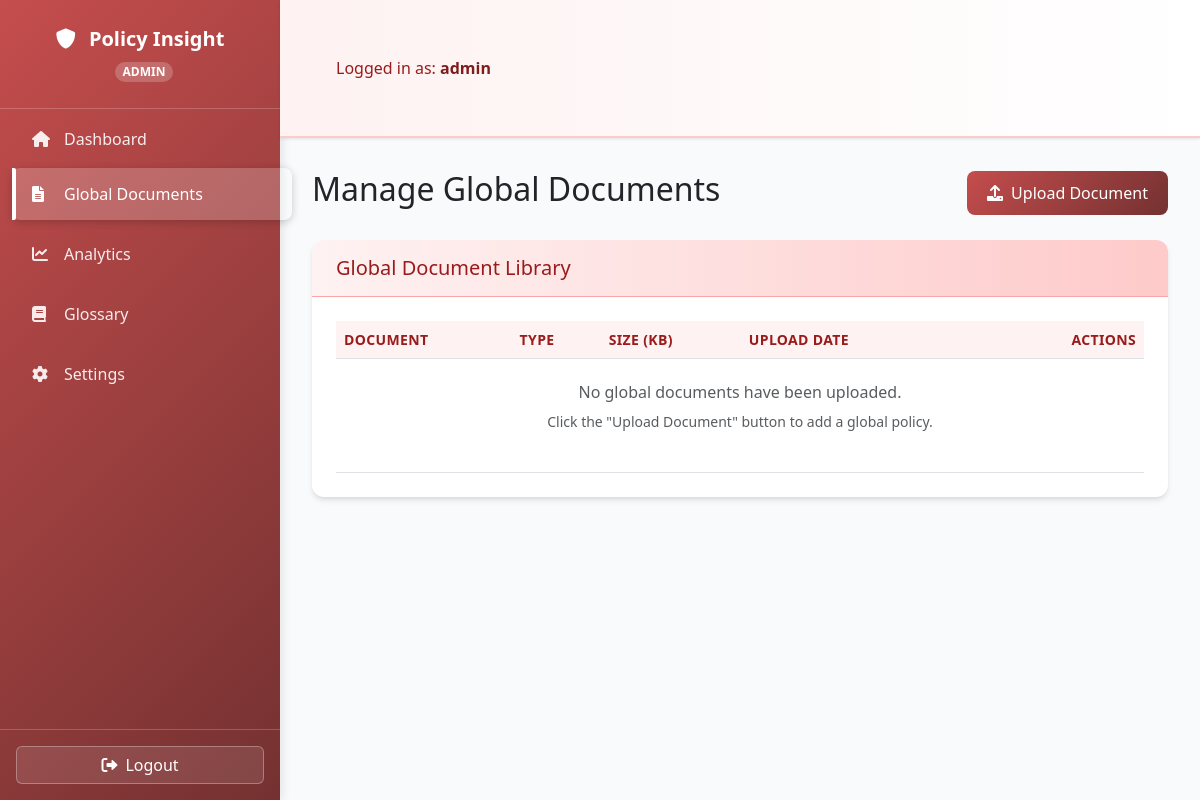
/admin/documents (signed in), run on an earlier commit of the app's database.
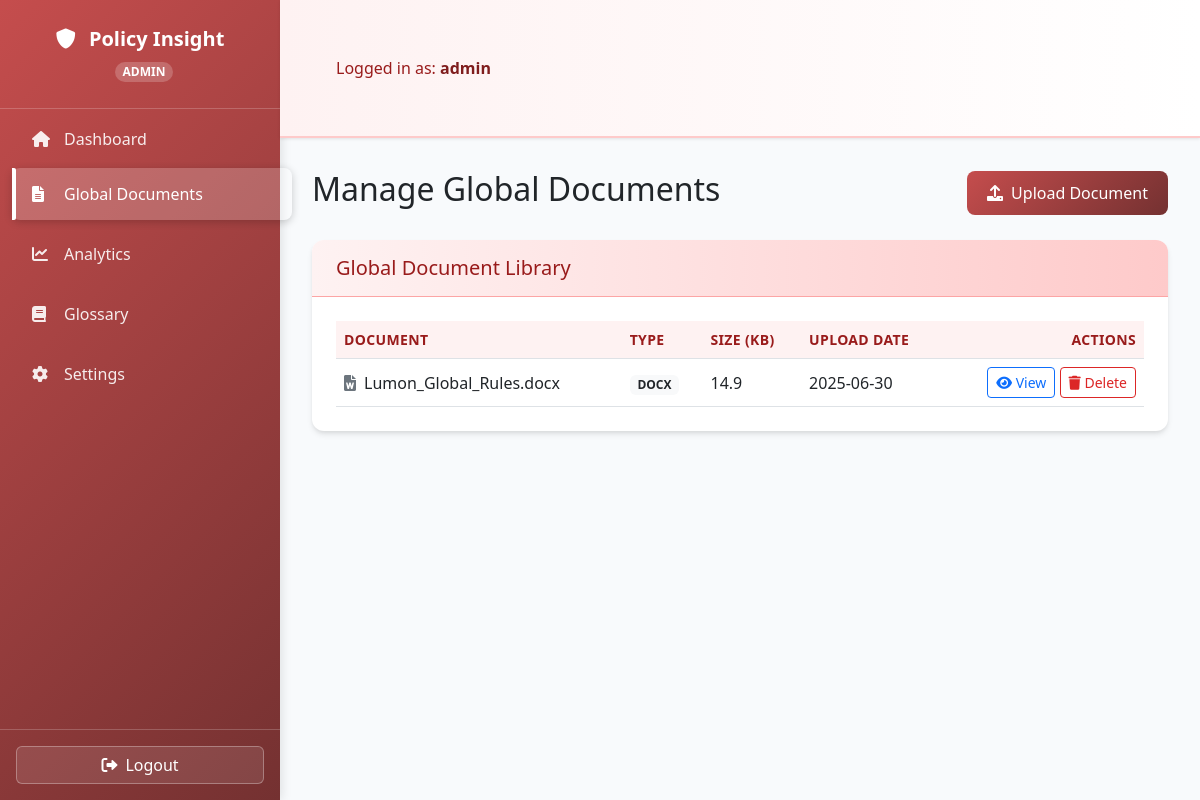
And on a later commit of the database.
### tables this page shows
CREATE TABLE documents (
                        id INTEGER PRIMARY KEY AUTOINCREMENT, 
                        filename TEXT NOT NULL, display_name TEXT NOT NULL, filetype TEXT NOT NULL, 
                        filesize INTEGER NOT NULL, upload_timestamp DATETIME, uploaded_by INTEGER, 
                        content TEXT NOT NULL,
                        FOREIGN KEY(uploaded_by) REFERENCES users(id) ON DELETE CASCADE
                     );

### index.py (the view, shortened to what this page needs)
@app.route('/admin/documents', methods=['GET', 'POST'])
@login_required(role="admin")
def admin_documents():
    conn = get_db_connection()
    documents = conn.execute('SELECT d.* FROM documents d JOIN users u ON d.uploaded_by = u.id WHERE u.role = ? ORDER BY d.upload_timestamp DESC', ('admin',)).fetchall()
    conn.close()
    return render_template('admin_documents.html', documents=documents)

### index.py (called while the page is built)
def get_db_connection():
    conn = sqlite3.connect(DATABASE)
    conn.row_factory = sqlite3.Row
    return conn

def login_required(role="ANY"):
    def decorator(f):
        @wraps(f)
        def decorated_function(*args, **kwargs):
            user_id = session.get('user_id')
            if not user_id: flash('Please log in to access this page.', 'warning'); return redirect(url_for('login'))
            conn = get_db_connection()
            user = conn.execute('SELECT * FROM users WHERE id = ?', (user_id,)).fetchone()
            conn.close()
            if not user: session.clear(); flash('Your user account could not be found.', 'danger'); return redirect(url_for('login'))
            if role != "ANY" and user['role'] != role: flash('You do not have permission to access that page.', 'danger'); return redirect(url_for(f"{user['role']}_dashboard"))
            return f(*args, **kwargs)
        return decorated_function
    return decorator

### templates/admin_documents.html (shortened to what this page needs)
{% extends "layout.html" %}
{% block content %}
<div class="d-flex justify-content-between align-items-center mb-4">
  <h2>Manage Global Documents</h2>
  <button class="btn btn-primary" data-bs-toggle="modal" data-bs-target="#uploadModal">
    <i class="fas fa-upload me-2"></i>Upload Document
  </button>
</div>
<div class="card">
  <div class="card-header"><h5 class="mb-0">Global Document Library</h5></div>
  <div class="card-body">
    <div class="table-responsive">
      <table class="table table-hover align-middle">
        <thead>
          <tr>
            <th>Document</th>
            <th>Type</th>
            <th>Size (KB)</th>
            <th>Upload Date</th>
            <th class="text-end" width="200">Actions</th>
          </tr>
        </thead>
        <tbody>
          {% for doc in documents %}
          <tr>
            <td>
              <i class="fas fa-file-{{ 'pdf' if doc['filetype'] == 'pdf' else 'word' }} me-2 text-secondary"></i>{{ doc['display_name'] }}
            </td>
            <td>
              <span class="badge bg-light text-dark">{{ doc['filetype'].upper() }}</span>
            </td>
            <td>
              {{ '%.1f'|format(doc['filesize'] / 1024) }}
            </td>
            <td>
              {% if doc['upload_timestamp'] %}
                {% if doc['upload_timestamp'] is string %}
                  {{ doc['upload_timestamp'].split(' ')[0] }}
                {% else %}
                  {{ doc['upload_timestamp'].strftime('%Y-%m-%d') }}
                {% endif %}
              {% else %}
                N/A
              {% endif %}
            </td>
            <td class="text-end">
              <button class="btn btn-sm btn-outline-primary view-doc-btn" data-doc-id="{{ doc['id'] }}" data-bs-toggle="modal" data-bs-target="#viewDocModal">
                <i class="fas fa-eye"></i> View
              </button>
              <form action="{{ url_for('admin_delete_document', doc_id=doc['id']) }}" method="post" class="d-inline">
                <button type="submit" class="btn btn-sm btn-outline-danger" onclick="return confirm('Are you sure you want to delete this document? This cannot be undone.');">
                  <i class="fas fa-trash"></i> Delete
                </button>
              </form>
            </td>
          </tr>
          {% else %}
          <tr>
            <td colspan="5" class="text-center p-4">
                <h6 class="text-muted">No global documents have been uploaded.</h6>
                <p class="text-muted small">Click the "Upload Document" button to add a global policy.</p>
            </td>
          </tr>
          {% endfor %}
        </tbody>
      </table>
    </div>
  </div>
</div>
{% endblock %}

What changed in the data, as far as the page shows it:
added documents: display_name "Lumon_Global_Rules.docx", filetype "DOCX", doc['filesize']/1024 "14.9", upload_timestamp "2025-06-30"
Also different on the page:
text no longer shown: "No global documents have been uploaded. Click the \"Upload Document\" button to add a global policy."
